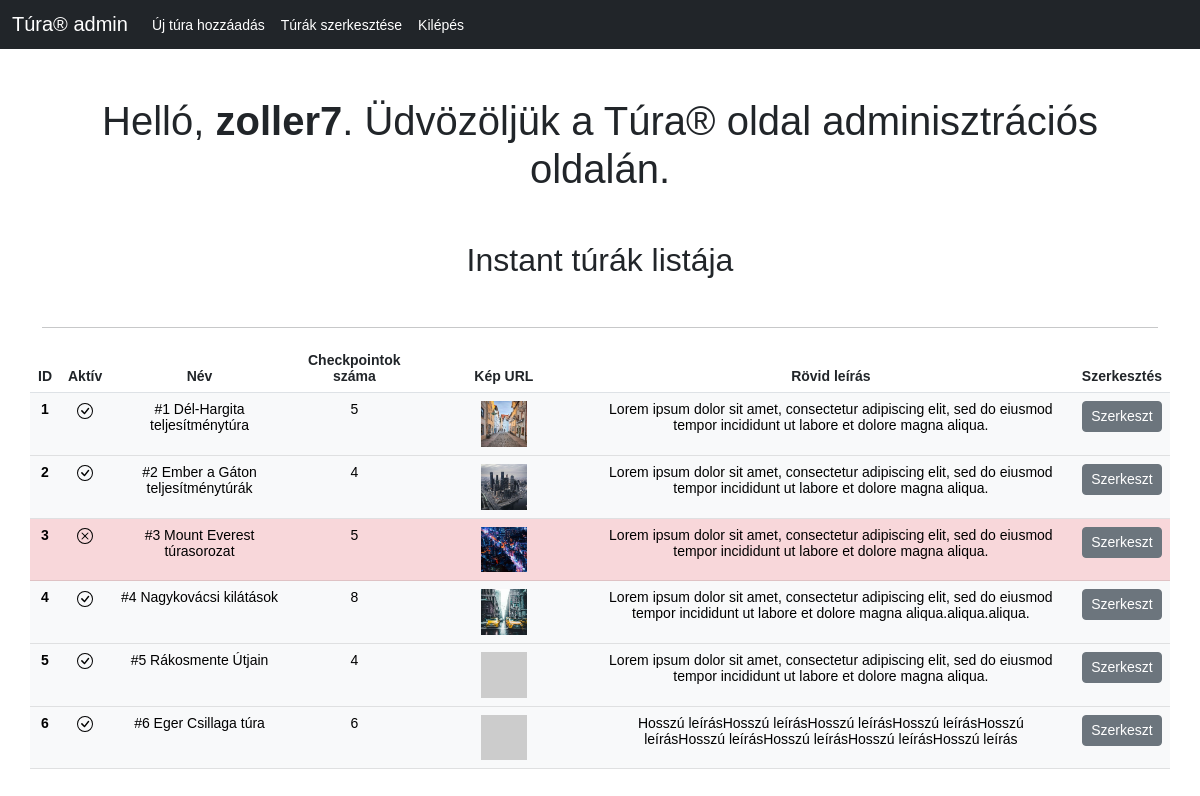
Screenshot of /admin/admintrips.php (signed in) with the database file from the repository.
### tables this page shows
CREATE TABLE `trips` (
  `trip_id` int(11) NOT NULL AUTO_INCREMENT,
  `trip_active` tinyint(1) DEFAULT NULL,
  `trip_name` varchar(50) NOT NULL,
  `trip_checkpoints` int(11) NOT NULL,
  `trip_pic` varchar(80) NOT NULL,
  `trip_shortdesc` varchar(256) NOT NULL,
  `trip_longdesc` varchar(1024) NOT NULL,
  `created_at` datetime DEFAULT current_timestamp(),
  PRIMARY KEY (`trip_id`)
);

### admin/edit-cards.php (the view, shortened to what this page needs)
<?php
$connection = mysqli_connect(DB_SERVER, DB_USERNAME, DB_PASSWORD, DB_NAME);
$result = mysqli_query($connection, 'SELECT * from trips');
while ($trips =  mysqli_fetch_assoc($result)) {?>
  <tbody>
    <?php print ($trips["trip_active"]) ? "<tr class=\"table-light\">" : "<tr class=\"table-danger\">"; ?>
      <th scope="row"><?php print($trips["trip_id"]);?></th>
      <td>
      </td>
      <td><?php print($trips["trip_name"]);?></td>
      <td><?php print($trips["trip_checkpoints"]);?></td>
      <td><img src="<?php print($trips["trip_pic"]);?>" width="30%"></td>
      <td><?php print($trips["trip_shortdesc"]);?></td>
      <td>
        <a href="edit-trip.php?id=<?php print($trips["trip_id"]);?>" class="btn btn-secondary btn-sm" tabindex="-1" role="button" aria-disabled="true">Szerkeszt</a>
      </td>
    </tr>
  </tbody>
<?php }

### admin/admintrips.php (style rules this page uses)
body { font: 14px sans-serif; text-align: center; }

### rows the page displays
trips: trip_id "1", trip_active 1 (drawn), trip_name "#1 Dél-Hargita teljesítménytúra", trip_checkpoints "5", trip_pic (placeholder picture), trip_shortdesc "Lorem ipsum dolor sit amet, consectetur adipiscing elit, sed do eiusmod tempor incididunt ut labore et dolore magna aliqua."
trips: trip_id "2", trip_active 1 (drawn), trip_name "#2 Ember a Gáton teljesítménytúrák", trip_checkpoints "4", trip_pic (placeholder picture), trip_shortdesc "Lorem ipsum dolor sit amet, consectetur adipiscing elit, sed do eiusmod tempor incididunt ut labore et dolore magna aliqua."
trips: trip_id "3", trip_active 0 (drawn), trip_name "#3 Mount Everest túrasorozat", trip_checkpoints "5", trip_pic (placeholder picture), trip_shortdesc "Lorem ipsum dolor sit amet, consectetur adipiscing elit, sed do eiusmod tempor incididunt ut labore et dolore magna aliqua."
trips: trip_id "4", trip_active 1 (drawn), trip_name "#4 Nagykovácsi kilátások", trip_checkpoints "8", trip_pic (placeholder picture), trip_shortdesc "Lorem ipsum dolor sit amet, consectetur adipiscing elit, sed do eiusmod tempor incididunt ut labore et dolore magna aliqua.aliqua.aliqua."
trips: trip_id "5", trip_active 1 (drawn), trip_name "#5 Rákosmente Útjain", trip_checkpoints "4", trip_shortdesc "Lorem ipsum dolor sit amet, consectetur adipiscing elit, sed do eiusmod tempor incididunt ut labore et dolore magna aliqua."
trips: trip_id "6", trip_active 1 (drawn), trip_name "#6 Eger Csillaga túra", trip_checkpoints "6", trip_shortdesc "Hosszú leírásHosszú leírásHosszú leírásHosszú leírásHosszú leírásHosszú leírásHosszú leírásHosszú leírásHosszú leírás"

### other values shown
$_SESSION["username"] "zoller7"
